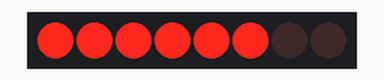
A program run on a simulated ESP32 board running MicroPython. On the bench: 8 shift-register outputs drawn as a row of LEDs (first output left, lit = HIGH). What the program prints to the serial console is not drawn.

Above: at 0.5 s.
At 2.5 s:
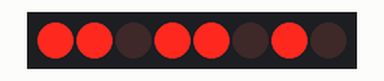
At 3.5 s:
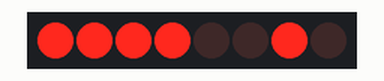
At 5.5 s:
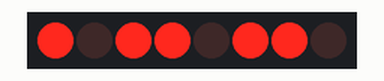
At 8.5 s:
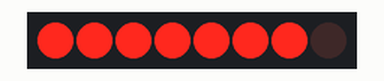
At 11.5 s:
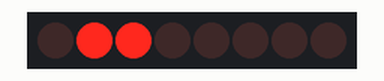
Timing chart, 0 to 13.0 s (numbered marks = the images above):
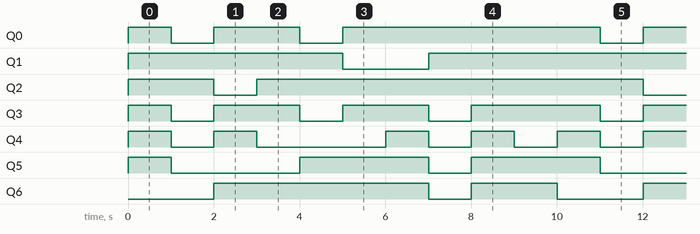

The program:

main.py
```python
"""
Proyecto 14.1 - Pantalla de 7 segmentos con 74HC595
ESP32-S3 WROOM + MicroPython

Descripción:
Controla una pantalla de 7 segmentos usando un registro de desplazamiento 74HC595.
Muestra los números del 0 al 9 de forma cíclica.

Conexiones:
- GPIO12 <-> STCP del 74HC595 (Latch)
- GPIO13 <-> SHCP del 74HC595 (Clock)
- GPIO14 <-> DS del 74HC595 (Data)
- GND <-> OE del 74HC595
- Q0-Q7 <-> Segmentos A-G y DP mediante resistencias 220Ω
- Pantalla de 7 segmentos de cátodo común
"""

from machine import Pin
import time

# ============================================================================
# CONFIGURACIÓN DE PINES
# ============================================================================

# Pines conectados al 74HC595
STCP = Pin(12, Pin.OUT)   # Storage Clock / Latch (pin 12)
SHCP = Pin(13, Pin.OUT)   # Shift Clock (pin 13)
DS = Pin(14, Pin.OUT)     # Data (pin 14)

# Inicializar pines en estado bajo
STCP.value(0)
SHCP.value(0)
DS.value(0)

# ============================================================================
# TABLA DE PATRONES HEXADECIMALES
# ============================================================================

"""
Relación entre salidas del 74HC595 y segmentos:
- Q0 -> Segmento A
- Q1 -> Segmento B
- Q2 -> Segmento C
- Q3 -> Segmento D
- Q4 -> Segmento E
- Q5 -> Segmento F
- Q6 -> Segmento G
- Q7 -> Punto Decimal (DP)

Tabla de segmentos por número:
Número | Segmentos encendidos | Binario    | Hexadecimal
0      | A B C D E F          | 00111111   | 0x3F
1      | B C                  | 00000110   | 0x06
2      | A B D E G            | 01011011   | 0x5B
3      | A B C D G            | 01001111   | 0x4F
4      | B C F G              | 01100110   | 0x66
5      | A C D F G            | 01101101   | 0x6D
6      | A C D E F G          | 01111101   | 0x7D
7      | A B C                | 00000111   | 0x07
8      | A B C D E F G        | 01111111   | 0x7F
9      | A B C D F G          | 01101111   | 0x6F
"""

# Tabla con los patrones para cada número (0-9)
numeros = [
    0x3F,  # 0 - A B C D E F
    0x06,  # 1 - B C
    0x5B,  # 2 - A B D E G
    0x4F,  # 3 - A B C D G
    0x66,  # 4 - B C F G
    0x6D,  # 5 - A C D F G
    0x7D,  # 6 - A C D E F G
    0x07,  # 7 - A B C
    0x7F,  # 8 - A B C D E F G
    0x6F   # 9 - A B C D F G
]

# ============================================================================
# FUNCIÓN PARA ENVIAR BYTE AL 74HC595
# ============================================================================

def enviar_byte(valor):
    """
    Envía un byte al 74HC595 de forma serie.

    Funcionamiento:
    1. Poner STCP en bajo para mantener el latch inactivo
    2. Enviar 8 bits (de MSB a LSB)
    3. Para cada bit:
       - Establecer el bit en DS
       - Pulsar SHCP para desplazar
    4. Poner STCP en alto para actualizar las salidas Q0-Q7

    Argumentos:
        valor: Byte a enviar (0-255)
    """
    # Mantener el latch inactivo durante el envío
    STCP.value(0)

    # Enviar 8 bits, comenzando por el más significativo (MSB)
    for i in range(8):
        # Extraer el bit i (de izquierda a derecha)
        # Desplazamos (7 - i) posiciones y hacemos AND con 1
        bit = (valor >> (7 - i)) & 1

        # Establecer el bit en la línea de datos
        DS.value(bit)

        # Pulsar el reloj de desplazamiento
        SHCP.value(1)
        time.sleep_us(1)  # Pequeño retardo para estabilidad
        SHCP.value(0)

    # Activar el latch para actualizar las salidas Q0-Q7
    STCP.value(1)
    time.sleep_us(1)
    STCP.value(0)


# ============================================================================
# PROGRAMA PRINCIPAL - MOSTRAR NÚMEROS 0-9
# ============================================================================

def modo_contador_ascendente():
    """
    Modo simple: muestra números del 0 al 9 de forma cíclica.
    Cada número se muestra durante 1 segundo.
    """
    print("Modo: Contador ascendente (0-9)")

    while True:
        for numero in numeros:
            enviar_byte(numero)
            time.sleep(1)  # Esperar 1 segundo


# ============================================================================
# VERSIÓN ALTERNATIVA - CUENTA REGRESIVA (9 A 0)
# ============================================================================

def modo_contador_descendente():
    """
    Modo alternativo: cuenta regresiva de 9 a 0.
    Cada número se muestra durante 1 segundo.
    """
    print("Modo: Contador descendente (9-0)")

    while True:
        # Recorrer los números en orden inverso
        for i in range(9, -1, -1):
            enviar_byte(numeros[i])
            time.sleep(1)  # Esperar 1 segundo


# ============================================================================
# NOTA SOBRE PANTALLAS DE ÁNODO COMÚN
# ============================================================================

"""
ADAPTACIÓN PARA PANTALLAS DE ÁNODO COMÚN:

Si tu pantalla de 7 segmentos es de ÁNODO COMÚN en lugar de cátodo común,
necesitas invertir los bits. Esto se hace restando el valor de 255 (0xFF).

En una pantalla de ánodo común:
- 1 lógico = segmento APAGADO
- 0 lógico = segmento ENCENDIDO

Modificación necesaria:
    enviar_byte(255 - numero)  # Invertir los bits

Ejemplo para modo ascendente con ánodo común:
    for numero in numeros:
        enviar_byte(255 - numero)  # Invertir bits
        time.sleep(1)

Ejemplo para modo descendente con ánodo común:
    for i in range(9, -1, -1):
        enviar_byte(255 - numeros[i])  # Invertir bits
        time.sleep(1)
"""


# ============================================================================
# EJECUCIÓN DEL PROGRAMA
# ============================================================================

if __name__ == "__main__":
    print("=" * 60)
    print("Proyecto 14.1 - Pantalla de 7 segmentos con 74HC595")
    print("ESP32-S3 WROOM + MicroPython")
    print("=" * 60)
    print()

    try:
        # Ejecutar el modo contador ascendente
        # Para cambiar a contador descendente, comentar la línea siguiente
        # y descomentar la siguiente

        modo_contador_ascendente()

        # modo_contador_descendente()  # Descomenta para contador descendente

    except KeyboardInterrupt:
        print("\nPrograma interrumpido por el usuario.")
        # Limpiar: apagar todos los segmentos
        enviar_byte(0x00)
    except Exception as e:
        print(f"Error: {e}")
        enviar_byte(0x00)


# ============================================================================
# FUNCIONES ADICIONALES
# ============================================================================

def mostrar_numero_especifico(numero):
    """
    Muestra un número específico (0-9) en la pantalla.

    Argumentos:
        numero: Número a mostrar (0-9)
    """
    if 0 <= numero <= 9:
        enviar_byte(numeros[numero])
    else:
        print(f"Error: el número debe estar entre 0 y 9")


def apagar_display():
    """
    Apaga todos los segmentos del display.
    """
    enviar_byte(0x00)


def test_display():
    """
    Función de prueba: enciende todos los segmentos durante 2 segundos.
    """
    print("Prueba: encendiendo todos los segmentos...")
    enviar_byte(0xFF)  # Todos los bits a 1
    time.sleep(2)
    enviar_byte(0x00)  # Todos los bits a 0
    print("Prueba completada.")


# ============================================================================
# NOTAS TÉCNICAS
# ============================================================================

"""
FUNCIONAMIENTO DEL 74HC595:

El 74HC595 es un registro de desplazamiento de 8 bits. Funciona así:

1. Los datos se envían bit a bit por la línea DS (Data)
2. SHCP (Shift Clock) desplaza los bits dentro del registro
3. Después de enviar 8 bits, STCP (Storage Clock/Latch) actualiza Q0-Q7
4. OE debe estar a GND para habilitar las salidas

Secuencia de envío:
- STCP = 0 (latch inactivo)
- Para cada uno de los 8 bits:
  - Colocar bit en DS
  - Pulsar SHCP (0->1->0)
- STCP = 1 (latch activo, actualiza salidas)
- STCP = 0 (vuelve a inactivo)

CÁLCULO DE PATRONES:

Los patrones se calculan encendiendo los segmentos necesarios.
Ejemplo para el número 0 (A B C D E F encendidos):

   A=Q0  B=Q1  C=Q2  D=Q3  E=Q4  F=Q5  G=Q6  DP=Q7
    1     1     1     1     1     1     0     0

Binario: 00111111 = 0x3F en hexadecimal

RESISTENCIAS:

Cada segmento lleva una resistencia de 220Ω en serie.
Esto limita la corriente a aproximadamente:
I = (3.3V - Vled) / 220Ω ≈ 10 mA por segmento

Total máximo: 80 mA (con todos los segmentos encendidos)
"""
```

Measured:
- by itself, Q0: repeats every 10.0 s: LOW 1.0 s, HIGH 2.0 s, LOW 1.0 s, HIGH 6.0 s
- by itself, Q1: repeats every 10.0 s: LOW 2.0 s, HIGH 8.0 s
- by itself, Q2: repeats every 10.0 s: LOW 1.0 s, HIGH 9.0 s
- by itself, Q3: repeats every 10.0 s: 2 × (LOW 1.0 s, HIGH 2.0 s), LOW 1.0 s, HIGH 3.0 s
- by itself, Q4: repeats every 10.0 s: LOW 1.0 s, HIGH 1.0 s, LOW 3.0 s, 2 × (HIGH 1.0 s, LOW 1.0 s), HIGH 1.0 s
- by itself, Q5: repeats every 10.0 s: LOW 3.0 s, HIGH 3.0 s, LOW 1.0 s, HIGH 3.0 s
- by itself, Q6: repeats every 10.0 s: LOW 1.0 s, HIGH 2.0 s, LOW 2.0 s, HIGH 5.0 s
